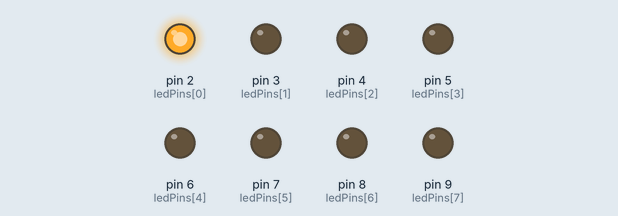
This sketch was run on a simulated Arduino Uno, built with avr-gcc and run on an emulated ATmega328P. Parts: output pins drawn as LEDs (lit = HIGH).

Above: at 0.05 s.
At 0.45 s:
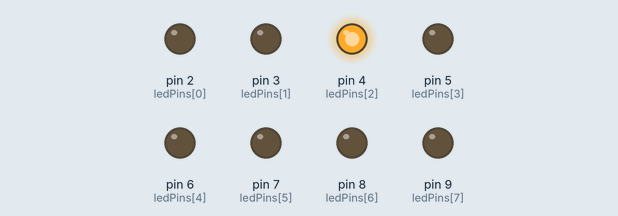
At 0.85 s:
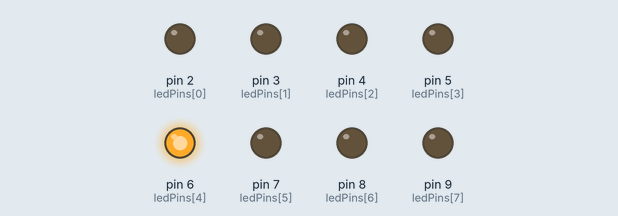
At 1.85 s:
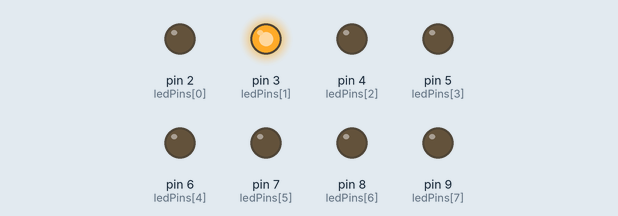
At 2.65 s:
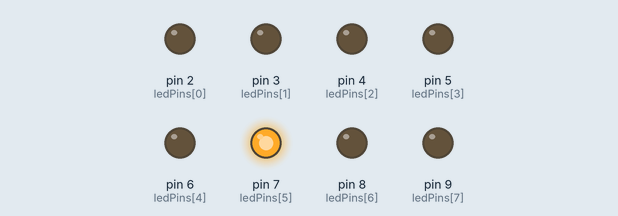
At 3.55 s:
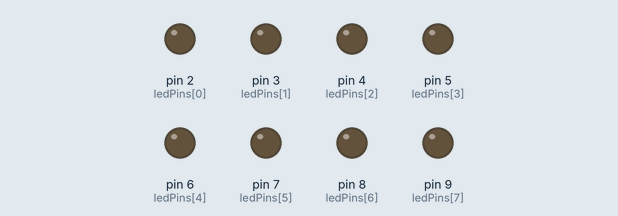
Timing chart, 0 to 3.9 s (numbered marks = the images above):
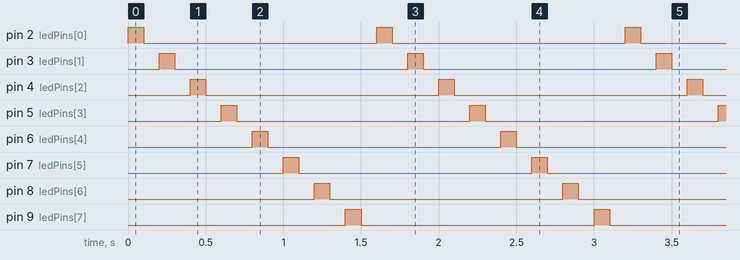

Measured:
- by itself, pin 2 (ledPins[0]), pin 3 (ledPins[1]), pin 4 (ledPins[2]), pin 5 (ledPins[3]), pin 6 (ledPins[4]), pin 7 (ledPins[5]), pin 8 (ledPins[6]), pin 9 (ledPins[7]): alternates HIGH for 0.10 s and LOW for 1.5 s
- by itself, everything shown: repeats every 1.6 s, in 16 steps

The sketch:

potetiometerturnon.ino
```cpp
int ledPins[]={2,3,4,5,6,7,8,9};
int sensorPin=0;

void setup()
{
  int index;
  for(index=0;index<=7;index++)
  {
    pinMode(ledPins[index],OUTPUT);
  }
}

void loop()
{
  pothelp();
}

void pothelp()
{
  int index;
  int sensorValue;
  int delayTime=100;

  for(index=0;index<=7;index++)
  {
    digitalWrite(ledPins[index],HIGH);
    delay(delayTime);
    digitalWrite(ledPins[index],LOW);
    delay(delayTime);
  }
}
```
